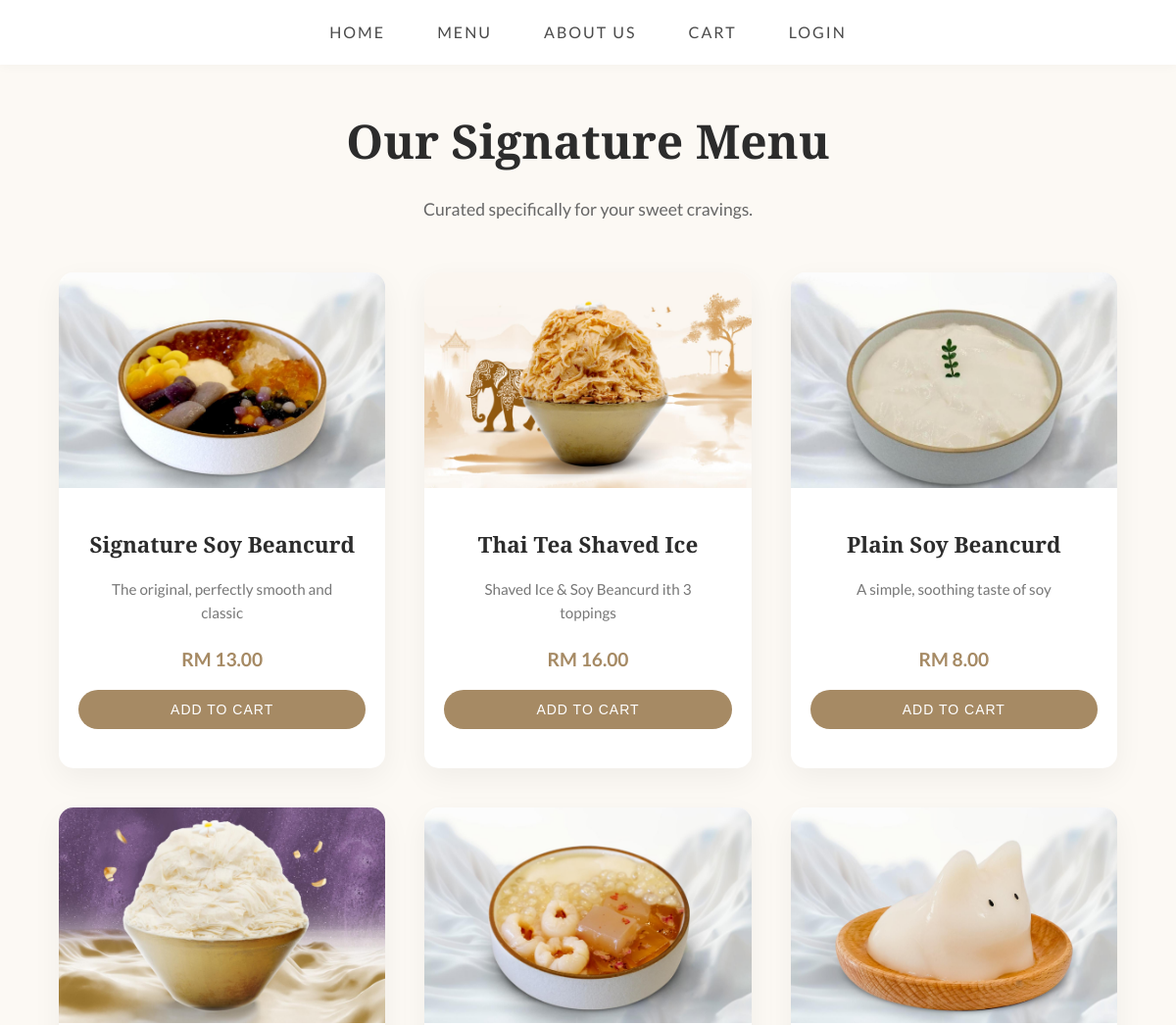
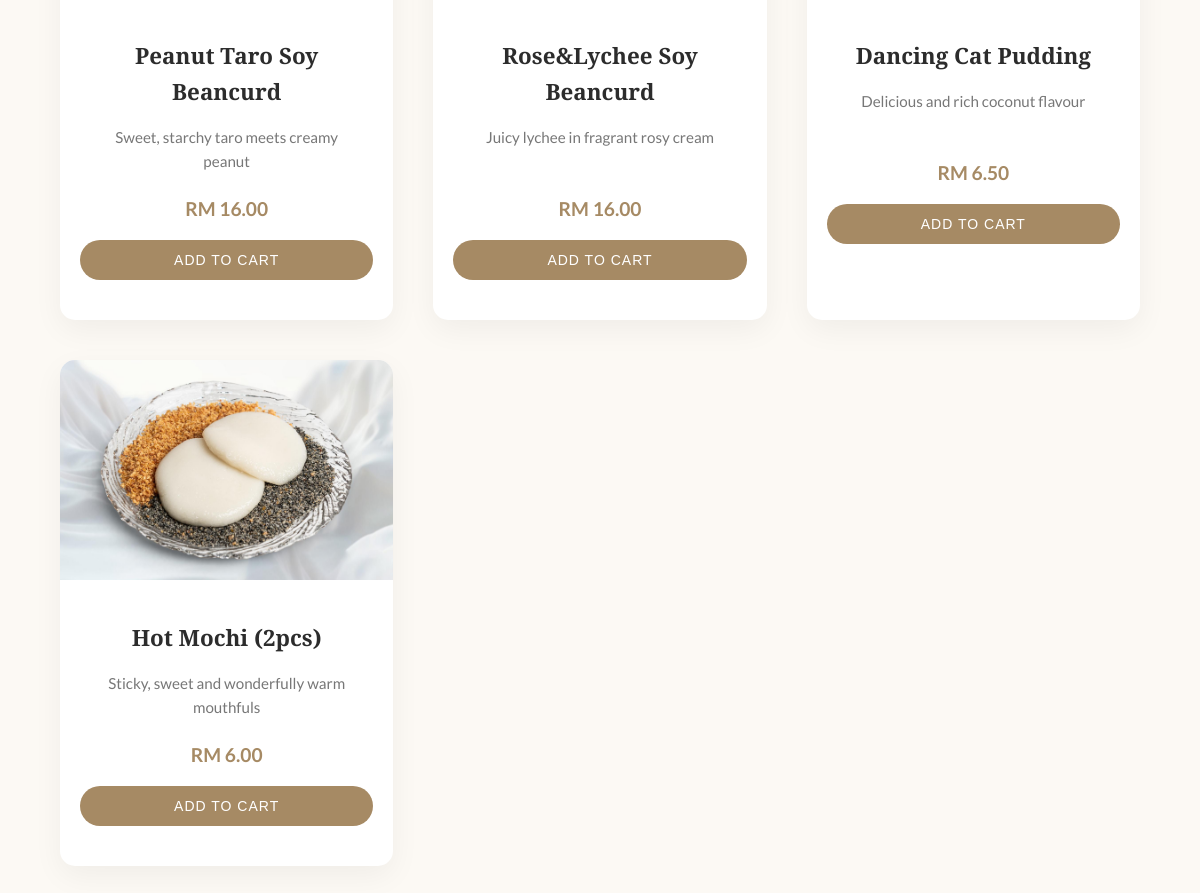
Page /menu.php on the committed database (2 pictures, top to bottom).
### tables this page shows
CREATE TABLE menu (
    menu_id INT AUTO_INCREMENT PRIMARY KEY,
    name VARCHAR(100) NOT NULL,
    price DECIMAL(10,2) NOT NULL,
    description TEXT,
    image_url VARCHAR(255)
);

### menu.php (the view, shortened to what this page needs)
<?php
include 'db.php';
?>
<!DOCTYPE html>
<html lang="en">
<head>
    <link rel="stylesheet" href="app/css/style.css">
</head>
<body>
    <header>
        <nav>
            <a href="index.php">Home</a>
            <a href="menu.php">Menu</a>
            <a href="about.php">About Us</a>
            <a href="cart.php">Cart<?php echo isset($_SESSION['cart']) ? ' (' . count($_SESSION['cart']) . ')' :
                                        ''; ?></a>
            <?php if (isset($_SESSION['role']) && $_SESSION['role'] === 'admin'): ?>
                <a href="admin/dashboard.php">Admin</a>
                <a href="logout.php">Logout</a>
            <?php elseif (isset($_SESSION['user_id'])): ?>
                <a href="logout.php">Logout</a>
            <?php else: ?>
                <a href="login.php">Login</a>
            <?php endif; ?>
        </nav>
    </header>
    <div class="container">
        <div style="text-align:center; margin-bottom: 50px;">
            <h1>Our Signature Menu</h1>
            <p>Curated specifically for your sweet cravings.</p>
        </div>
        <div class="menu-grid">
            <?php
            $sql = "SELECT * FROM menu";
            $result = $conn->query($sql);
            if ($result->num_rows > 0) {
                while ($row = $result->fetch_assoc()) {
            ?>
                    <form method="post" action="menu.php" class="menu-item">
                        <div style="height: 220px; overflow:hidden">
                            <img src="<?php echo !empty($row['image_url']) ? $row['image_url'] :
                                            'https://placehold.co/300x200'; ?>" alt="<?php echo $row['name']; ?>">
                        </div>
                        <div style="padding: 20px;">
                            <h3><?php echo $row['name']; ?></h3>
                            <p style="min-height: 50px; font-size:0.9 rem; color: #777;"><?php echo $row['description']; ?></p>
                            <p style="color: var(--accent-color); font-size: 1.2rem; font-weight:bold;">RM <?php echo $row['price']; ?></p>
                            <button type="submit" name="add_to_cart" class="btn" style="width: 100%;">Add to Cart</button>
                        </div>
                    </form>
            <?php
                }
            } else {
                echo "<p style='text-align:center; grid-column: 1/-1;'>No items found in database.</p>";
            }
            ?>
        </div>
    </div>
</body>
</html>

### app/css/style.css (style rules this page uses)
:root { --bg-color: #fcf9f4; --text-color: #4a4a4a; --accent-color: #a68a64; --accent-hover: #8c7352; --white: #ffffff; --shadow: 0 10px 30px rgba(0, 0, 0, 0.05); }
body { font-family: 'Lato', sans-serif; background-color: var(--bg-color); color: var(--text-color); margin: 0; padding: 0; line-height: 1.6; }
header { background-color: var(--white); padding: 20px 0; box-shadow: 0 2px 10px rgba(0, 0, 0, 0.03); position: sticky; top: 0; z-index: 1000; text-align: center; }
header a { color: var(--text-color); text-decoration: none; margin: 0 25px; font-size: 16px; text-transform: uppercase; letter-spacing: 2px; font-weight: 400; transition: color 0.3s; }
.container { width: 90%; max-width: 1200px; margin: 40px auto; padding: 0 15px; }
h1, h2, h3 { font-family: 'Playfair Display', serif; color: #2c2c2c; margin-bottom: 15px; }
h1 { font-size: 3rem; margin-top: 0; }
p { color: #666; font-size: 1.1rem; }
.btn { background-color: var(--accent-color); color: var(--white); padding: 12px 30px; text-decoration: none; border-radius: 30px; border: none; cursor: pointer; font-size: 14px; letter-spacing: 1px; text-transform: uppercase; transition: all 0.3s ease; display: inline-block; }
.menu-grid { display: grid; grid-template-columns: repeat(auto-fill, minmax(280px, 1fr)); gap: 40px; }
.menu-item { background: var(--white); border-radius: 15px; overflow: hidden; box-shadow: var(--shadow); transition: transform 0.3s ease; border: none; text-align: center; padding-bottom: 20px; }
.menu-item img { width: 100%; height: 220px; object-fit: cover; }
.menu-item h3 { margin: 20px 0 10px; font-size: 1.4rem; }
.menu-item p { font-size: 0.95rem; padding: 0 20px; margin-bottom: 15px; color: #888; }

### rows in the picture
menu: image_url (picture), name "Signature Soy Beancurd", description "The original, perfectly smooth and classic", price "13.00"
menu: image_url (picture), name "Thai Tea Shaved Ice", description "Shaved Ice & Soy Beancurd ith 3 toppings", price "16.00"
menu: image_url (picture), name "Plain Soy Beancurd", description "A simple, soothing taste of soy", price "8.00"
menu: image_url (picture), name "Peanut Taro Soy Beancurd", description "Sweet, starchy taro meets creamy peanut", price "16.00"
menu: image_url (picture), name "Rose&Lychee Soy Beancurd", description "Juicy lychee in fragrant rosy cream", price "16.00"
menu: image_url (picture), name "Dancing Cat Pudding", description "Delicious and rich coconut flavour", price "6.50"
menu: image_url (picture), name "Hot Mochi (2pcs)", description "Sticky, sweet and wonderfully warm mouthfuls", price "6.00"
